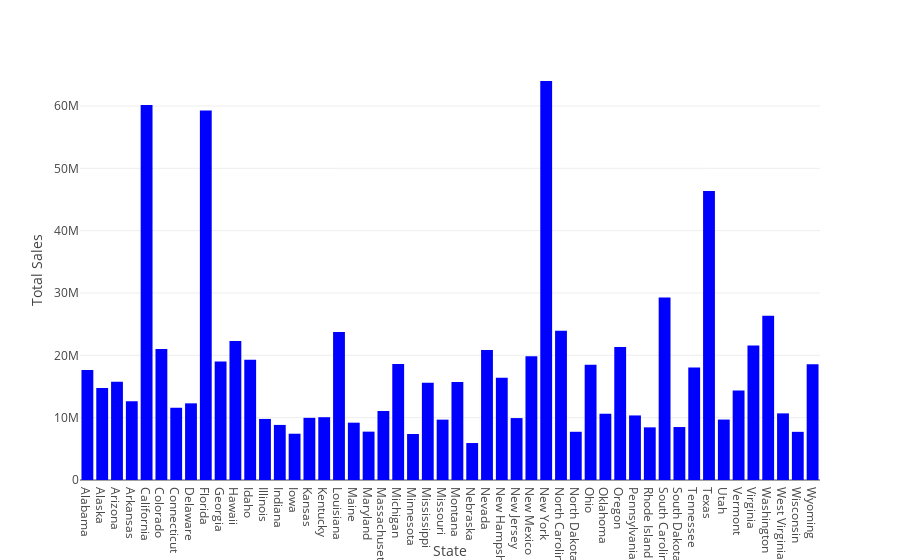
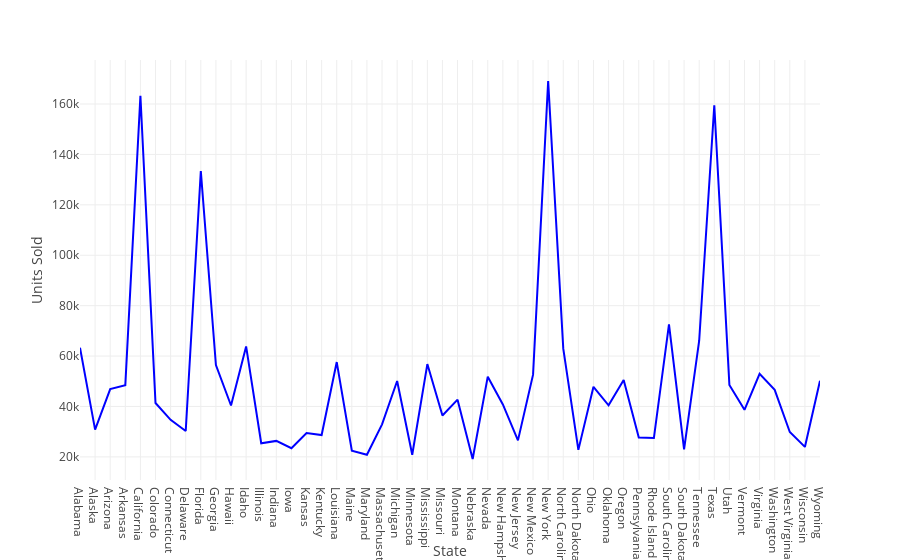
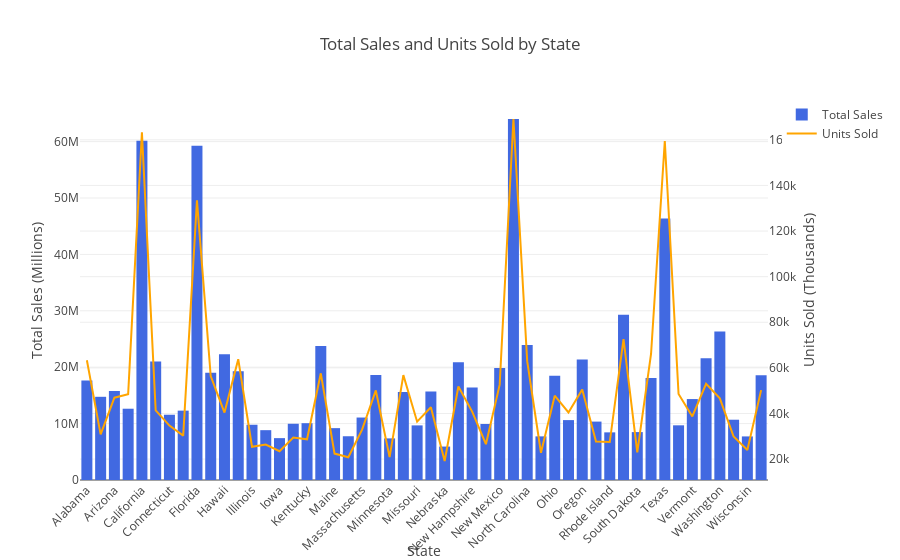

The cell these charts' notebook holds for them, in order:
### Code cell
##########################################3
# Graph logic 1
states_df = df['State'].unique()

total_sales_bystate = df.groupby('State')['TotalSales'].sum().sort_index()
sumTotal = total_sales_bystate.to_frame(name= 'State')

# Graph Logic 2
units_sold_bystate = df.groupby('State')['UnitsSold'].sum().sort_index()
unitTotal = units_sold_bystate.to_frame(name='State')

# Graph Logic 3
grand_df= df.groupby('State')[['TotalSales','UnitsSold']].sum().sort_index()

plt.figure(figsize=(11,15))



###############################
# Create Plot 1
color = ['blue']
fig1 = px.bar(data_frame=sumTotal, 
            x=sumTotal.index, 
            y='State', 
            color_discrete_sequence=color,
            
)

# Create Plot 2
fig2 = px.line(data_frame=unitTotal,
               x=unitTotal.index,
               y='State',
               color_discrete_sequence=color
       
 )

# Create Plot 3

# Create traces for fig3
trace1 = go.Bar(
    x=grand_df.index,
    y=grand_df['TotalSales'],
    name='Total Sales',
    marker_color='royalblue'
)


trace3 = go.Scatter(
    # x=grand_df.index,
    # y=grand_df['UnitsSold'],
    x=unitTotal.index,
    y=unitTotal['State'],
    name='Units Sold',
    line_color='orange',
    marker_opacity=0,
    yaxis='y2'
    # Hide markers for cleaner line
)

# Combine traces into fig3
fig3 = go.Figure(data=[trace1, trace3])




##############################
# Customize Plots
fig1.update_layout(
    xaxis_title='State',
    yaxis_title='Total Sales'
)

fig2.update_layout(
    xaxis_title='State',
    yaxis_title='Units Sold'
)


# Update layouts for all figures (modify as needed for fig1 & fig2)
fig3.update_layout(
    title='Total Sales and Units Sold by State',
    xaxis_title='State',
    xaxis_tickangle=-45,
    yaxis_title='Total Sales (Millions)',  # Label for primary y-axis
    yaxis2=dict(
        title='Units Sold (Thousands)',  # Label for secondary y-axis
        overlaying='y',
        side='right'
    )   
)

# Show Graph 
plt.savefig('unitsSoldByState.png', dpi=300)
fig1.show() 
fig2.show()
fig3.show()
grand_df.head(5)

### Figure 1 — Plotly figure (JSON) as saved in the notebook; plotly's stock layout.template omitted (floating-point values rounded to 4 significant figures)
{"data": [{"alignmentgroup": "True", "hovertemplate": "index=%{x}<br>State=%{y}<extra></extra>", "legendgroup": "", "marker": {"color": "blue", "pattern": {"shape": ""}}, "name": "", "offsetgroup": "", "orientation": "v", "showlegend": false, "textposition": "auto", "type": "bar", "x": ["Alabama", "Alaska", "Arizona", "Arkansas", "California", "Colorado", "Connecticut", "Delaware", "Florida", "Georgia", "Hawaii", "Idaho", "Illinois", "Indiana", "Iowa", "Kansas", "Kentucky", "Louisiana", "Maine", "Maryland", "Massachusetts", "Michigan", "Minnesota", "Mississippi", "Missouri", "Montana", "Nebraska", "Nevada", "New Hampshire", "New Jersey", "New Mexico", "New York", "North Carolina", "North Dakota", "Ohio", "Oklahoma", "Oregon", "Pennsylvania", "Rhode Island", "South Carolina", "South Dakota", "Tennessee", "Texas", "Utah", "Vermont", "Virginia", "Washington", "West Virginia", "Wisconsin", "Wyoming"], "xaxis": "x", "y": [17633424, 14750000.0, 15780000.0, 12639347, 60174133, 20996536, 11573448, 12298412, 59280000.0, 18997466, 22282457, 19276878, 9797488, 8836198, 7424011, 9972864, 10072848, 23750000.0, 9195978, 7758059, 11076810, 18625433, 7378068, 15590000.0, 9683265, 15710886, 5929038, 20858509, 16410000.0, 9934246, 19870000.0, 64011539, 23956531, 7735580, 18484583, 10620734, 21349674, 10357519, 8446806, 29285637, 8495576, 18067440, 46359746, 9696420, 14352923, 21575040, 26330000.0, 10689160, 7727469, 18577517], "yaxis": "y"}], "layout": {"barmode": "relative", "legend": {"tracegroupgap": 0}, "margin": {"t": 60}, "xaxis": {"anchor": "y", "domain": [0, 1], "title": {"text": "State"}}, "yaxis": {"anchor": "x", "domain": [0, 1], "title": {"text": "Total Sales"}}}}

### Figure 2 — Plotly figure (JSON) as saved in the notebook; plotly's stock layout.template omitted (floating-point values rounded to 4 significant figures)
{"data": [{"hovertemplate": "index=%{x}<br>State=%{y}<extra></extra>", "legendgroup": "", "line": {"color": "blue", "dash": "solid"}, "marker": {"symbol": "circle"}, "mode": "lines", "name": "", "orientation": "v", "showlegend": false, "type": "scatter", "x": ["Alabama", "Alaska", "Arizona", "Arkansas", "California", "Colorado", "Connecticut", "Delaware", "Florida", "Georgia", "Hawaii", "Idaho", "Illinois", "Indiana", "Iowa", "Kansas", "Kentucky", "Louisiana", "Maine", "Maryland", "Massachusetts", "Michigan", "Minnesota", "Mississippi", "Missouri", "Montana", "Nebraska", "Nevada", "New Hampshire", "New Jersey", "New Mexico", "New York", "North Carolina", "North Dakota", "Ohio", "Oklahoma", "Oregon", "Pennsylvania", "Rhode Island", "South Carolina", "South Dakota", "Tennessee", "Texas", "Utah", "Vermont", "Virginia", "Washington", "West Virginia", "Wisconsin", "Wyoming"], "xaxis": "x", "y": [63327, 30815, 46919, 48468, 163284, 41378, 34696, 30275, 133430, 56391, 40375, 63827, 25407, 26332, 23446, 29463, 28664, 57615, 22410, 20818, 32895, 50095, 20838, 56814, 36404, 42713, 19154, 51831, 40812, 26540, 52633, 169140, 62936, 22781, 47781, 40459, 50536, 27662, 27473, 72610, 22973, 66077, 159500, 48548, 38685, 52969, 46611, 29873, 23950, 50228], "yaxis": "y"}], "layout": {"legend": {"tracegroupgap": 0}, "margin": {"t": 60}, "xaxis": {"anchor": "y", "domain": [0, 1], "title": {"text": "State"}}, "yaxis": {"anchor": "x", "domain": [0, 1], "title": {"text": "Units Sold"}}}}

### Figure 3 — Plotly figure (JSON) as saved in the notebook; plotly's stock layout.template omitted (floating-point values rounded to 4 significant figures)
{"data": [{"marker": {"color": "royalblue"}, "name": "Total Sales", "type": "bar", "x": ["Alabama", "Alaska", "Arizona", "Arkansas", "California", "Colorado", "Connecticut", "Delaware", "Florida", "Georgia", "Hawaii", "Idaho", "Illinois", "Indiana", "Iowa", "Kansas", "Kentucky", "Louisiana", "Maine", "Maryland", "Massachusetts", "Michigan", "Minnesota", "Mississippi", "Missouri", "Montana", "Nebraska", "Nevada", "New Hampshire", "New Jersey", "New Mexico", "New York", "North Carolina", "North Dakota", "Ohio", "Oklahoma", "Oregon", "Pennsylvania", "Rhode Island", "South Carolina", "South Dakota", "Tennessee", "Texas", "Utah", "Vermont", "Virginia", "Washington", "West Virginia", "Wisconsin", "Wyoming"], "y": [17633424, 14750000.0, 15780000.0, 12639347, 60174133, 20996536, 11573448, 12298412, 59280000.0, 18997466, 22282457, 19276878, 9797488, 8836198, 7424011, 9972864, 10072848, 23750000.0, 9195978, 7758059, 11076810, 18625433, 7378068, 15590000.0, 9683265, 15710886, 5929038, 20858509, 16410000.0, 9934246, 19870000.0, 64011539, 23956531, 7735580, 18484583, 10620734, 21349674, 10357519, 8446806, 29285637, 8495576, 18067440, 46359746, 9696420, 14352923, 21575040, 26330000.0, 10689160, 7727469, 18577517]}, {"line": {"color": "orange"}, "marker": {"opacity": 0}, "name": "Units Sold", "type": "scatter", "x": ["Alabama", "Alaska", "Arizona", "Arkansas", "California", "Colorado", "Connecticut", "Delaware", "Florida", "Georgia", "Hawaii", "Idaho", "Illinois", "Indiana", "Iowa", "Kansas", "Kentucky", "Louisiana", "Maine", "Maryland", "Massachusetts", "Michigan", "Minnesota", "Mississippi", "Missouri", "Montana", "Nebraska", "Nevada", "New Hampshire", "New Jersey", "New Mexico", "New York", "North Carolina", "North Dakota", "Ohio", "Oklahoma", "Oregon", "Pennsylvania", "Rhode Island", "South Carolina", "South Dakota", "Tennessee", "Texas", "Utah", "Vermont", "Virginia", "Washington", "West Virginia", "Wisconsin", "Wyoming"], "y": [63327, 30815, 46919, 48468, 163284, 41378, 34696, 30275, 133430, 56391, 40375, 63827, 25407, 26332, 23446, 29463, 28664, 57615, 22410, 20818, 32895, 50095, 20838, 56814, 36404, 42713, 19154, 51831, 40812, 26540, 52633, 169140, 62936, 22781, 47781, 40459, 50536, 27662, 27473, 72610, 22973, 66077, 159500, 48548, 38685, 52969, 46611, 29873, 23950, 50228], "yaxis": "y2"}], "layout": {"title": {"text": "Total Sales and Units Sold by State"}, "xaxis": {"tickangle": -45, "title": {"text": "State"}}, "yaxis": {"title": {"text": "Total Sales (Millions)"}}, "yaxis2": {"overlaying": "y", "side": "right", "title": {"text": "Units Sold (Thousands)"}}}}
